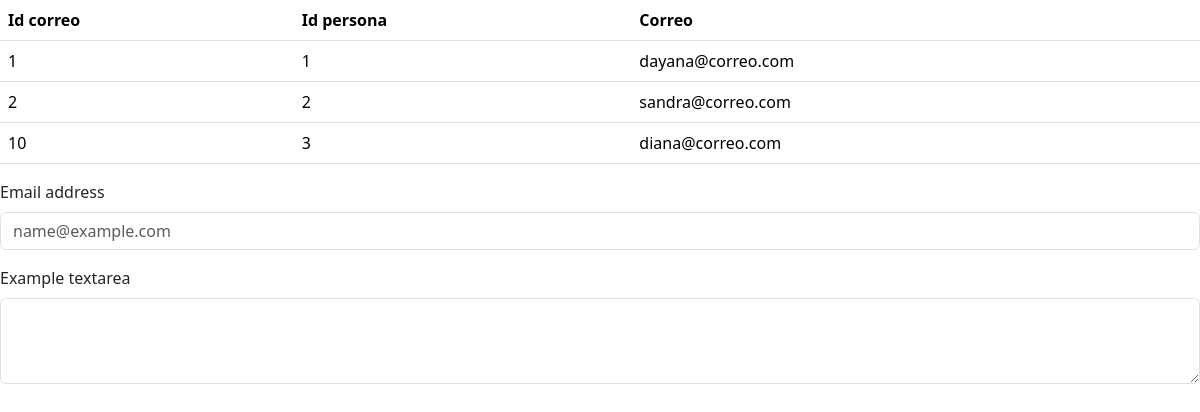
The page /PHP/correo.php on the database its author committed.
### tables this page shows
CREATE TABLE `correos` (
  `id_correo` int NOT NULL AUTO_INCREMENT,
  `id_persona` int NOT NULL,
  `correo` varchar(50) NOT NULL,
  `password` varchar(45) NOT NULL,
  PRIMARY KEY (`id_correo`),
  KEY `id_persona` (`id_persona`),
  CONSTRAINT `correo_ibfk_1` FOREIGN KEY (`id_persona`) REFERENCES `personas` (`id_persona`)
);

### PHP/correo.php (the view, shortened to what this page needs)
<!DOCTYPE html>
<html lang="es">
<head>
    <link href="https://cdn.jsdelivr.net/npm/bootstrap@5.3.3/dist/css/bootstrap.min.css" rel="stylesheet">
</head>
<body>
<?php
      include_once "./conexion_a_la_DB.php";
      $sql = "SELECT id_correo, id_persona, correo from correos;";
      if ($stmt = $conexion->prepare($sql)) {
        if ($stmt->execute()) {
          $result = $stmt->get_result();
          echo '
            <table class="table">
            <thead>
              <tr>
                <th>Id correo</th>
                <th>Id persona</th>
                <th>Correo</th>
              </tr>
            </thead>
            <tbody>
            ';
          while ($fila = $result->fetch_assoc()) {
            $idCorreo = $fila["id_correo"];
            $idPersona = $fila["id_persona"];
            $correo = $fila["correo"];
            echo "
        <tr>
            <td>$idCorreo</td>
            <td>$idPersona</td>
            <td>$correo</td>
        </tr>";
          }
          echo "</tbody></table>";
        } else {
          die("Error en la ejecución del procedimiento almacenado: " . $stmt->error);
        }
      } else {
        die("Error en la preparación del procedimiento almacenado: " . $conex->error);
      }
      ?>
<div class="mb-3">
  <label for="exampleFormControlInput1" class="form-label">Email address</label>
  <input type="email" class="form-control" id="exampleFormControlInput1" placeholder="name@example.com">
</div>
<div class="mb-3">
  <label for="exampleFormControlTextarea1" class="form-label">Example textarea</label>
  <textarea class="form-control" id="exampleFormControlTextarea1" rows="3"></textarea>
</div>
</body>
</html>

### rows shown on the page
correos: id_correo "1", id_persona "1", correo "dayana@correo.com"
correos: id_correo "2", id_persona "2", correo "sandra@correo.com"
correos: id_correo "10", id_persona "3", correo "diana@correo.com"
